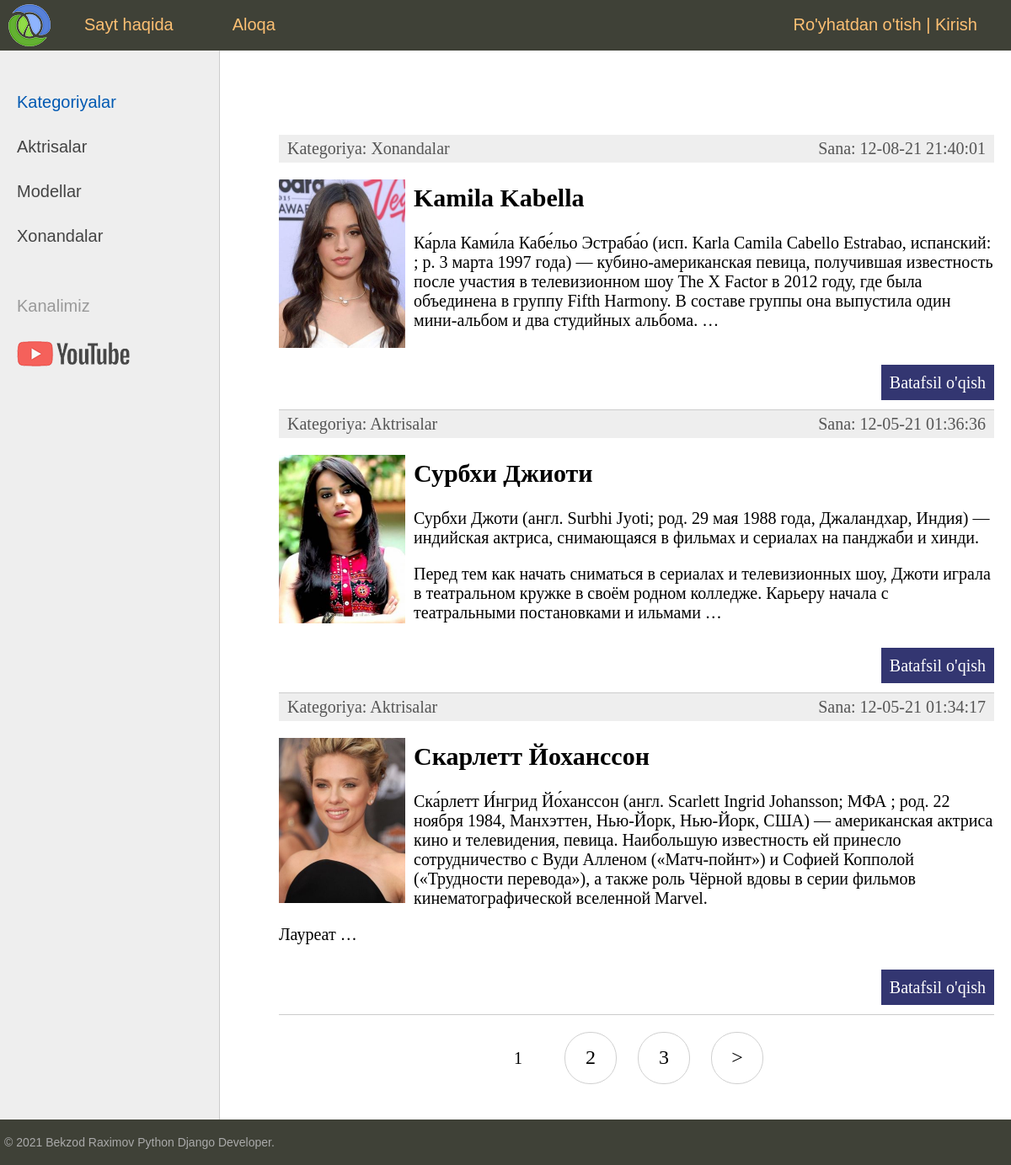
The page / on the database its author committed.
### women/models.py (models this page shows, shortened)
class Category(models.Model):
    name = models.CharField(max_length=100, db_index=True, verbose_name = 'Kategoriya')
    slug = models.SlugField(max_length = 255, unique = True, db_index = True, verbose_name = 'URL')
    class Meta:
        verbose_name = 'Kategoriya'
        verbose_name_plural = 'Kategoriyalar'
        ordering = ['id']
    def __str__(self):
        return self.name
    def get_absolute_url(self):
        return reverse('category', kwargs = {'cat_slug': self.slug})

class Women(models.Model):
    title = models.CharField(max_length = 255, verbose_name = 'Sarlavha')
    slug = models.SlugField(max_length = 255, unique = True, db_index = True, verbose_name = 'URL')
    content = models.TextField(blank = True, verbose_name = 'Matn')
    photo = models.ImageField(upload_to = 'photos/%Y/%m/%d/', verbose_name = 'Rasm')
    time_create = models.DateTimeField(auto_now_add = True, verbose_name = 'Yaratilgan sana')
    time_update = models.DateTimeField(auto_now = True, verbose_name = "O'zgartirilgan sana")
    is_published = models.BooleanField(default = True, verbose_name = 'Publikatsiya')
    cat = models.ForeignKey('Category', on_delete = models.PROTECT, verbose_name = 'Kategoriya')
    class Meta:
        verbose_name = 'Mashhur ayol'
        verbose_name_plural = 'Mashhur ayollar'
        ordering = ['-time_update']
    def get_absolute_url(self):
        return reverse('post', kwargs = {'post_slug': self.slug})

### women/views.py (the view)
# urls.py: path('', cache_page(60)(WomenHome.as_view()), name = 'home'), # http://127.0.0.1:8000/
class WomenHome(DataMixin, ListView):
    model = Women
    template_name = 'women/index.html'
    context_object_name = 'posts'
    def get_context_data(self, *, object_list=None, **kwargs):
        context = super().get_context_data(**kwargs)
        c_def = self.get_user_context(title="Bosh sahifa")
        return dict(list(context.items()) + list(c_def.items()))
    def get_queryset(self):
        return Women.objects.filter(is_published=True).select_related('cat')

### women/utils.py (called while the page is built)
    def get_user_context(self, **kwargs):
        context = kwargs
        cats = cache.get('cats')
        if not cats:
            cats = Category.objects.annotate(Count('women'))
            cache.set('cats', cats, 60)
        user_menu = menu.copy()
        if not self.request.user.is_authenticated:
            user_menu.pop(1)
        context['menu'] = user_menu
        context['cats'] = cats
        if 'cat_selected' not in context:
            context['cat_selected'] = 0
        return context

### women/templates/women/index.html (shortened to what this page needs)
{% extends 'women/base.html' %}
{% block content %}
<ul class="list-articles">
    {% for p in posts %}
        <li>
          <div class="article-panel">
            <p class="first">Kategoriya: {{p.cat}}</p>
            <p class="last">Sana: {{p.time_update|date:"d-m-y H:i:s"}}</p>
          </div>
          {% if p.photo %}
            <p><img class="img-article-left thumb" src="{{p.photo.url}}" alt="{{p.title}}"></p>
          {% endif %}
        <h2>{{ p.title }}</h2>
        {% autoescape off %}
        <p>{{ p.content|linebreaks|truncatewords:50 }}</p>
        {% endautoescape %}
        <p class="link-read-post"><a href="{{ p.get_absolute_url }}">Batafsil o'qish</a></p></li>
    {% endfor %}
</ul>
{% endblock %}

### women/templates/women/base.html (shortened to what this page needs)
{% load static %}
{% load women_tags %}
<!DOCTYPE html>
<html lang="en" dir="ltr">
<head>
    <link type="text/css" href="{% static 'women/css/styles.css' %}" rel="stylesheet"/>
</head>
<body>
<table class="table-page" border=0 cellpadding="0" cellspacing="0">
    <tr>
        <td valign=top>
            {% block mainmenu %}
                <div class="header">
                    <ul id="mainmenu" class="mainmenu">
                        <li class="logo"><a href="{% url 'home' %}">
                            <div class="logo"></div>
                        </a></li>
                        {% for m in menu %}
                            <li><a href="{% url m.url_name %}">{{ m.title }}</a></li>
                        {% endfor %}
                        {% if request.user.is_authenticated %}
                        <li class="last">{{ user.username }} | <a href="{% url 'logout' %}">Chiqish</a></li>
                        {% else %}
                        <li class="last"><a href="{% url 'register' %}">Ro'yhatdan o'tish</a> | <a href="{% url 'login' %}">Kirish</a></li>
                        {% endif %}
                    </ul>
                </div>
            {% endblock mainmenu %}
            <table class="table-content" border=0 cellpadding="0" cellspacing="0">
                <tr>
                    <td valign="top" class="left-chapters">
                        <ul id="leftchapters">
                            {% if cat_selected == 0 %}
                                <li class="selected">Kategoriyalar</li>
                            {% else %}
                                <li><a href="{% url 'home' %}">Kategoriyalar</a></li>
                            {% endif %}
                            {% for c in cats %}
                                {% if c.women__count > 0 %}
                                    {% if c.pk == cat_selected %}
                                        <li class="selected">{{ c.name }}</li>
                                    {% else %}
                                        <li><a href="{{ c.get_absolute_url }}">{{ c.name }}</a></li>
                                    {% endif %}
                                {% endif %}
                            {% endfor %}
                            <li class="share">
                                <p>Kanalimiz</p>
                                <a class="share-yt" href="https://www.youtube.com/channel/UChL66C1F7dWGCIaOCXHzvuQ"
                                   target="_blank" rel="nofollow"></a>
                            </li>
                        </ul>
                    </td>
                    <td valign="top" class="content">
                        <div class="content-text">
                            {% block content %}
                            {% endblock %}
                            {% if page_obj.has_other_pages %}
                                <nav class="list-pages">
                                    <ul>
                                        {% for p in paginator.page_range %}
                                            {% if page_obj.number == p %}
                                                <li class="page-num page-num-selected">{{ p }}</li>
                                            {% elif p >= page_obj.number|add:-2 and p <= page_obj.number|add:2 %}
                                                <li class="page-num">
                                                    <a href="?page={{ p }}">{{ p }}</a>
                                                </li>
                                            {% endif %}
                                        {% endfor %}
                                        {% if page_obj.has_next %}
                                            <li class="page-num">
                                                <a href="?page={{ page_obj.next_page_number }}">&gt;</a>
                                            </li>
                                        {% endif %}
                                    </ul>
                                </nav>
                            {% endif %}
                        </div>
                    </td>
                </tr>
            </table>
        </td>
    </tr>
    <tr>
        <td valign=top>
            <div id="footer">
                <p>&copy; 2021 Bekzod Raximov Python Django Developer.</p>
            </div>
        </td>
    </tr>
</table>
</body>
</html>

### women/static/women/css/styles.css (style rules this page uses)
html, body { font-family: 'Arial'; margin: 0; padding: 0; height: 100%; width: 100%; color: #444; }
a { color: #0059b2; text-decoration: none; }
img { max-width: 600px; height: auto; }
img.img-article-left { max-width: 300px; height: auto; float: left; padding: 0 10px 10px 0; }
img.img-article-left.thumb { max-width: 150px; height: auto; }
p.link-read-post { text-align: right; }
p.link-read-post a { padding: 10px; min-width: 100px; background: #333671; color: #fff; text-decoration: none; }
div.article-panel { background: #eee; padding: 5px 10px 5px 10px; box-sizing border-box; overflow: hidden; color: #555; }
div.article-panel p.first { margin: 0; float: left; }
div.article-panel p.last { margin: 0; float: right; }
ul.list-articles { list-style: none; margin: 0; padding: 0; }
ul.list-articles li { border-bottom: 1px solid #ccc; }
.table-page { width: 100%; height: 100%; vertical-align: top; }
.table-page tr { height: 100%; }
.header { background: #3F4137; height: 60px; }
.logo { background: url('../images/logo.png') no-repeat 10px 5px; width: 70px; height: 60px; }
ul.mainmenu { list-style: none; margin: 0; padding: 0; height: 60px; color: #fdc073; font-size: 20px; overflow: hidden; }
ul.mainmenu li { float: left; margin: 18px 40px 0 30px; }
ul.mainmenu li.logo { margin: 0; }
ul.mainmenu li.last { float: right; }
ul.mainmenu li a { color: #fdc073; text-decoration: none; }
.table-content { width: 100%; min-height: 100%; height: 100%; }
.left-chapters { margin: 0; background: #eee; border-right: 1px solid #ccc; min-height: 100%; }
.left-chapters ul { width: 230px; min-height: 100%; margin: 0; padding: 20px 10px 10px 20px; list-style: none; font-size: 20px; }
.left-chapters ul li { margin: 30px 0 0 0; color: #999; }
.left-chapters ul li.selected { color: #0059b2; }
.left-chapters ul li a { color: #444; text-decoration: none; }
.left-chapters ul li.share { margin: 60px 0 0 0; }
.left-chapters ul li.share p { margin: 30px 0 30px 0; }
.left-chapters ul li.share a { display: inline-block; width: 40px; height: 40px; margin: 0 20px 0 0; }
.left-chapters ul li.share a.share-yt { width: 100%; height: 30px; background: url('../images/share_yt.png') no-repeat 0 0 }
.content { padding: 40px 20px 20px 40px; width: 100%; box-sizing: border-box; }
.content-text { margin: 60px 0 0 30px; color: #000; font-size: 20px; font-family: Yandex Sans Display Light; }
#footer { box-sizing: border-box; background: #3F4137; padding: 5px; color: #aaa; font-size: 14px; font-family: Verdana, Geneva, Arial, Helvetica; text-align: left; overflow: hidden; }
.list-pages { text-align: center; margin: 0 0 20px 0; }
.list-pages ul { margin: 20px 0 0 0; padding: 0; list-style: none; }
.list-pages ul li { display: inline-block; margin: 0 20px 0 0; }
.list-pages a { color: #000; font-size: 24px; text-decoration: none; }
.list-pages .page-num, .page-num-selected { display: inline-block; width: 60px; height: 44px; padding: 16px 0 0 0; border: 1px solid #d0d0d0; border-radius: 30px; }
.list-pages .page-num-selected { border: none; color: #000; font-size: 20px; }

### rows shown on the page
Category: name "Aktrisalar"
Category: name "Modellar"
Category: name "Xonandalar"
Women: cat "Xonandalar", time_update "12-08-21 21:40:01", photo (picture), title "Kamila Kabella", content "Ка́рла Ками́ла Кабе́льо Эстраба́о (исп. Karla Camila Cabello Estrabao, испанский: ; р. 3 марта 1997 года) — кубино-американская певица, получившая известность после участия в телевизионном шоу The X Factor в 2012 году, где была объединена в группу Fifth Harmony. В составе группы она выпустила один мини-альбом и два студийных альбома. …"
Women: cat "Aktrisalar", time_update "12-05-21 01:36:36", photo (picture), title "Сурбхи Джиоти", content "Сурбхи Джоти (англ. Surbhi Jyoti; род. 29 мая 1988 года, Джаландхар, Индия) — индийская актриса, снимающаяся в фильмах и сериалах на панджаби и хинди. Перед тем как начать сниматься в сериалах и телевизионных шоу, Джоти играла в театральном кружке в своём родном колледже. Карьеру начала с театральными постановками и ильмами …"
Women: cat "Aktrisalar", time_update "12-05-21 01:34:17", photo (picture), title "Скарлетт Йоханссон", content "Ска́рлетт И́нгрид Йо́ханссон (англ. Scarlett Ingrid Johansson; МФА ; род. 22 ноября 1984, Манхэттен, Нью-Йорк, Нью-Йорк, США) — американская актриса кино и телевидения, певица. Наибольшую известность ей принесло сотрудничество с Вуди Алленом («Матч-пойнт») и Софией Копполой («Трудности перевода»), а также роль Чёрной вдовы в серии фильмов кинематографической вселенной Marvel. Лауреат …"

### other values the page prints
{{ m.title }} "Sayt haqida" "Aloqa"
{{ p }} "1"
{{ p }} "2" "3"
